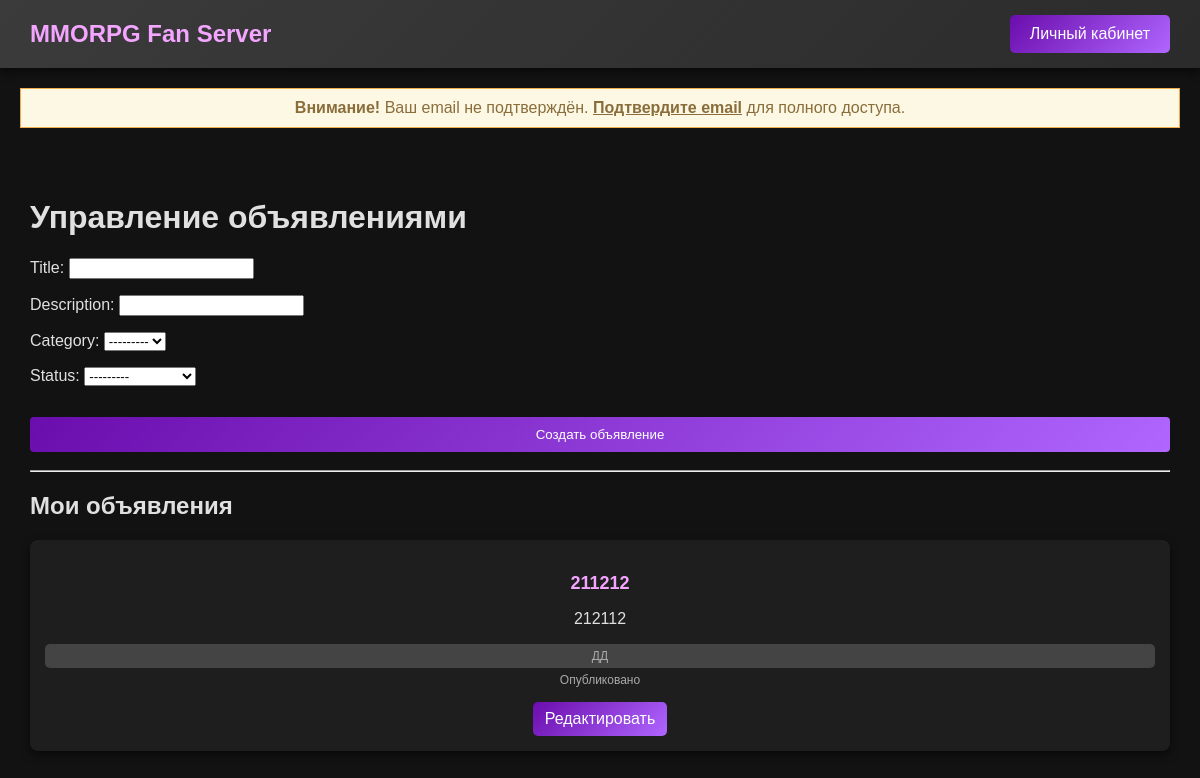
/create/ (signed in), run on an earlier commit of the app's database.
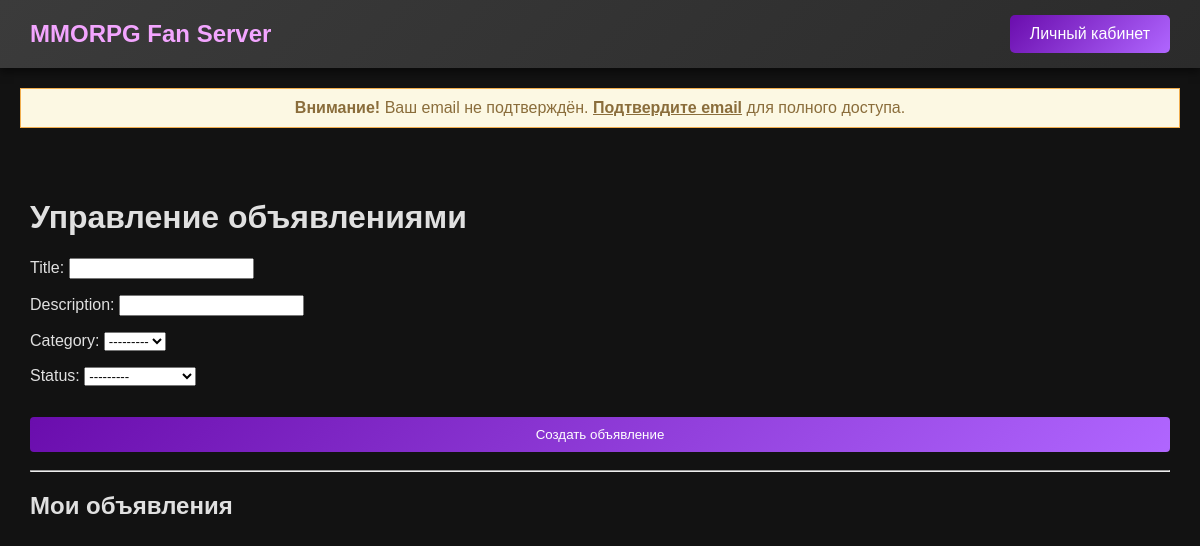
And on a later commit of the database.
### ads/models.py (models this page shows, shortened)
class Ad(models.Model): # объявления
    title = models.CharField(max_length=200)
    description = CKEditor5Field('Content', config_name='default')
    category = models.ForeignKey(Category, on_delete=models.CASCADE)
    author = models.ForeignKey(CustomUser, on_delete=models.CASCADE)
    created_at = models.DateTimeField(auto_now_add=True)
    updated_at = models.DateTimeField(auto_now=True)
    status = models.CharField(max_length=50, choices=[('published', 'Опубликовано'), ('draft', 'Черновик')])
    class Meta:
        ordering = ['-created_at']
        verbose_name = 'Объявление'
        verbose_name_plural = 'Объявления'

class Category(models.Model): # категории
    name = models.CharField(max_length=50)
    def __str__(self):
        return self.name
    class Meta:
        verbose_name = 'Категория'
        verbose_name_plural = 'Категории'

### ads/views.py (the view)
# urls.py: path('create/', views.createView, name='create'),
@login_required
def createView(request):
    ad_id = request.GET.get('edit')
    ad_to_edit = None
    if ad_id:
        ad_to_edit = get_object_or_404(Ad, id=ad_id, author=request.user)
        form = AdForm(request.POST or None, request.FILES or None, instance=ad_to_edit)
        if request.method == 'POST' and form.is_valid():
            form.save()
            return redirect('index')
    else:
        form = AdForm(request.POST or None, request.FILES or None)
        if request.method == 'POST' and form.is_valid():
            ad = form.save(commit=False)
            ad.author = request.user
            ad.save()
            messages.success(request, "Вы успешно добавили новость!")
            return redirect('index')
    ads = Ad.objects.filter(author=request.user)
    context = {
        'form': form,
        'ads': ads,
        'ad_to_edit': ad_to_edit,
    }
    return render(request, 'ads/myads.html', context)

### ads/forms.py
class AdForm(forms.ModelForm): # форма для создания объявлений
    description = forms.CharField(widget=CKEditor5Widget(config_name='default'))
    class Meta:
        model = Ad
        fields = ['title', 'description', 'category', 'status']

### ads/templates/ads/myads.html (shortened to what this page needs)
{% extends 'base.html' %}
{% load static %}
{% block content %}
<div class="main-container">
    <h1>Управление объявлениями</h1>
    <form method="post" enctype="multipart/form-data">
        {{ form.as_p }}
        <button type="submit" class="btn btn-primary">
            {% if ad_to_edit %} Сохранить изменения {% else %} Создать объявление {% endif %}
        </button>
    </form>
    <hr>
    <h2>Мои объявления</h2>
    <div class="user-ads-list">
        {% for ad in ads %}
            <div class="user-ad-card">
                <h3>{{ ad.title|truncatechars:20 }}</h3>
                <p>{{ ad.description|truncatewords:10|striptags }}</p>
                <span class="category">{{ ad.category }}</span>
                <span class="status">{{ ad.get_status_display }}</span>
                <a href="?edit={{ ad.id }}" class="btn btn-secondary small-btn">Редактировать</a>
            </div>
        {% endfor %}
    </div>
</div>
{% endblock %}

What changed in the data, as far as the page shows it:
removed Ad: title "211212", description "212112", category "ДД", status "Опубликовано"
